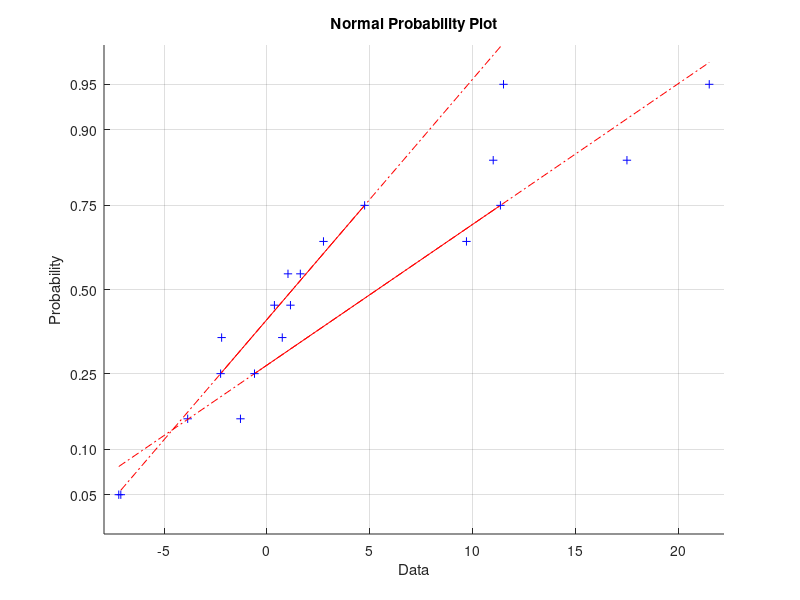

Recreate this plot in MATLAB.
clearvars
close all


S7169829 = mean([3.1 2.4; 1.4 0.094],2);
S9823032 = mean([2.8 -0.75; 4 -0.75],2);
S5800904 = mean([-1.8 -2.7;  2.9 -0.61],2);
S5814465 = mean([-2.6 -5.1; -7.8 -6.6],2);
S8627107 = mean([-7.3 -6.9; -2.9 0.33],2);
S8907521 = mean([-2.5 -1.9; -1.3 0.094],2);
S4842965 = mean([10 13; 21 22],2);
S7690291 = mean([1.2 -0.47; 9.7 13],2);
S1208596 = mean([11 11; 11 8.4],2);
S6259598 = mean([4.3 5.2; 18 17],2);

data = [S7169829 S9823032 S5800904 S5814465 S8627107 S8907521 S4842965 S7690291 S1208596 S6259598];

dif = data(1,:)-data(2,:);
figure()
normplot(data(1,:))
hold on
 %figure
normplot(data(2,:))
%figure()
%normplot(dif)
[h, p, ci, stats] = ttest(data(1,:),data(2,:),'Alpha',0.1)